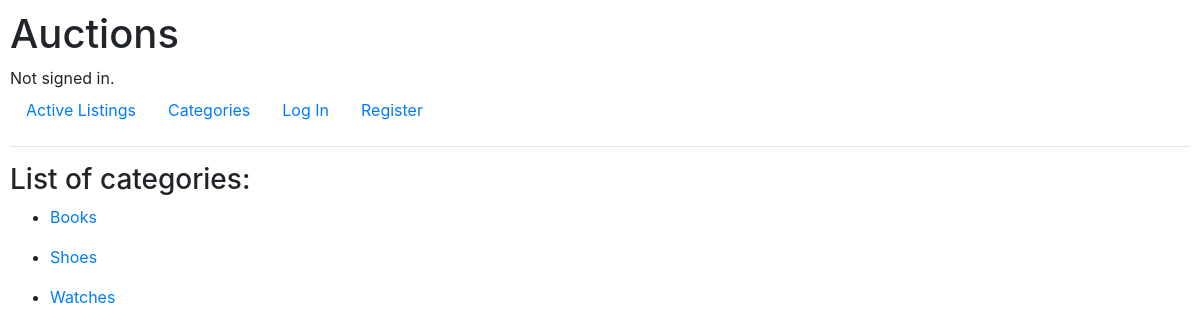
The page /e-commerce/categories-list on the database its author committed.
### e_commerce/models.py (models this page shows)
class Category(models.Model):
    name = models.CharField(max_length=64)
    def __str__(self):
        return f"{self.name}"

### e_commerce/views.py (the view)
# urls.py: path("categories-list", views.categories, name="categories-list"),
def categories(request):
    categories = Category.objects.order_by('name').all()
    return render(request, "commerce/categories-list.html", {
        "categories": categories # Pass the Category QuerySet
    })

### e_commerce/templates/commerce/categories-list.html (shortened to what this page needs)
{% extends "commerce/layout.html" %}
{% block body %}
	<h3>List of categories:</h3>
	{% for category in categories %}
		<ul>
			<li><a href="{% url 'commerce:category' category.name %}">{{ category }}</a></li>
		</ul>
	{% empty %}
		<p>There are no categories created yet.</p>
	{% endfor %}
{% endblock %}

### e_commerce/static/commerce/styles.css (style rules this page uses)
body { padding: 10px; }

### rows shown on the page
Category: name "Books"
Category: name "Shoes"
Category: name "Watches"
